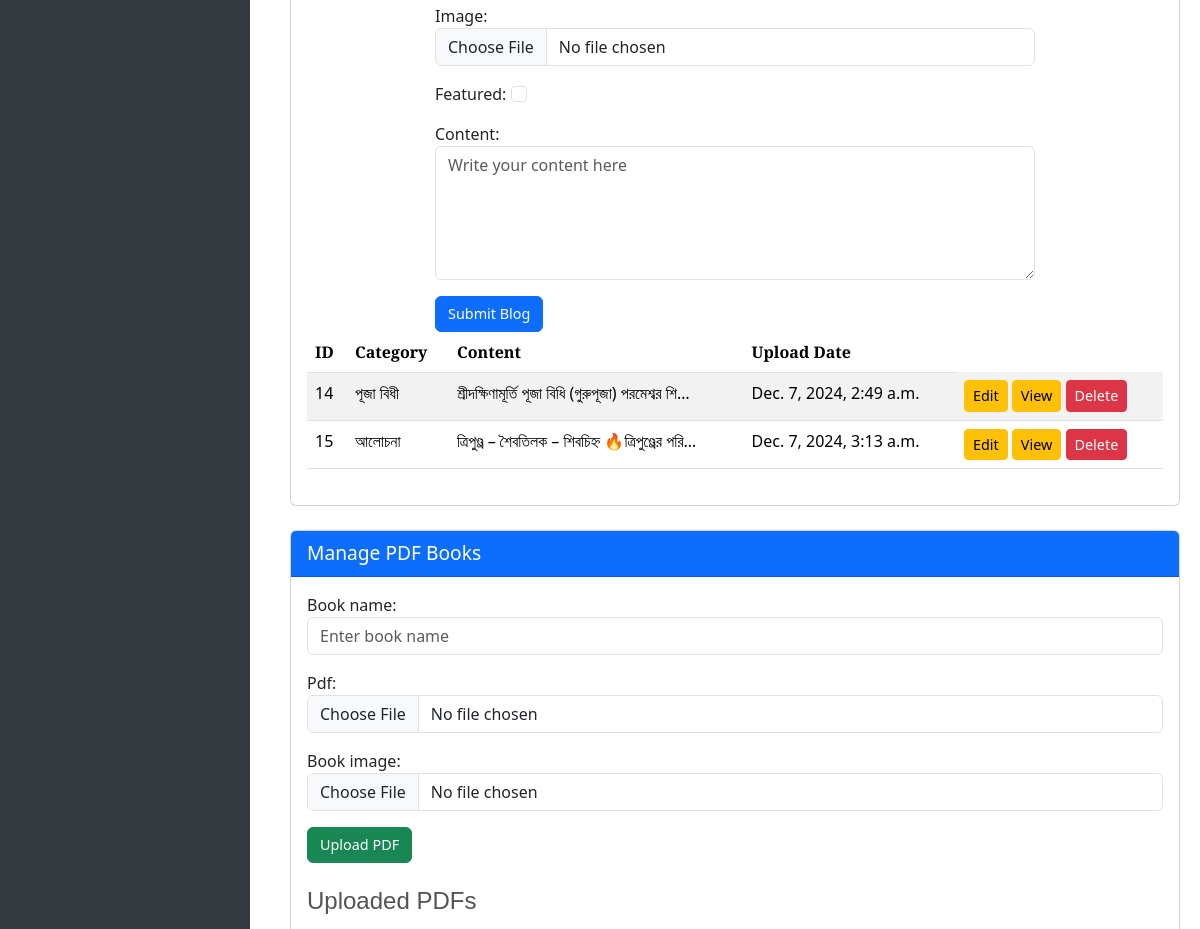
/account/dashboard/ (signed in, middle part), run on an earlier commit of the app's database.
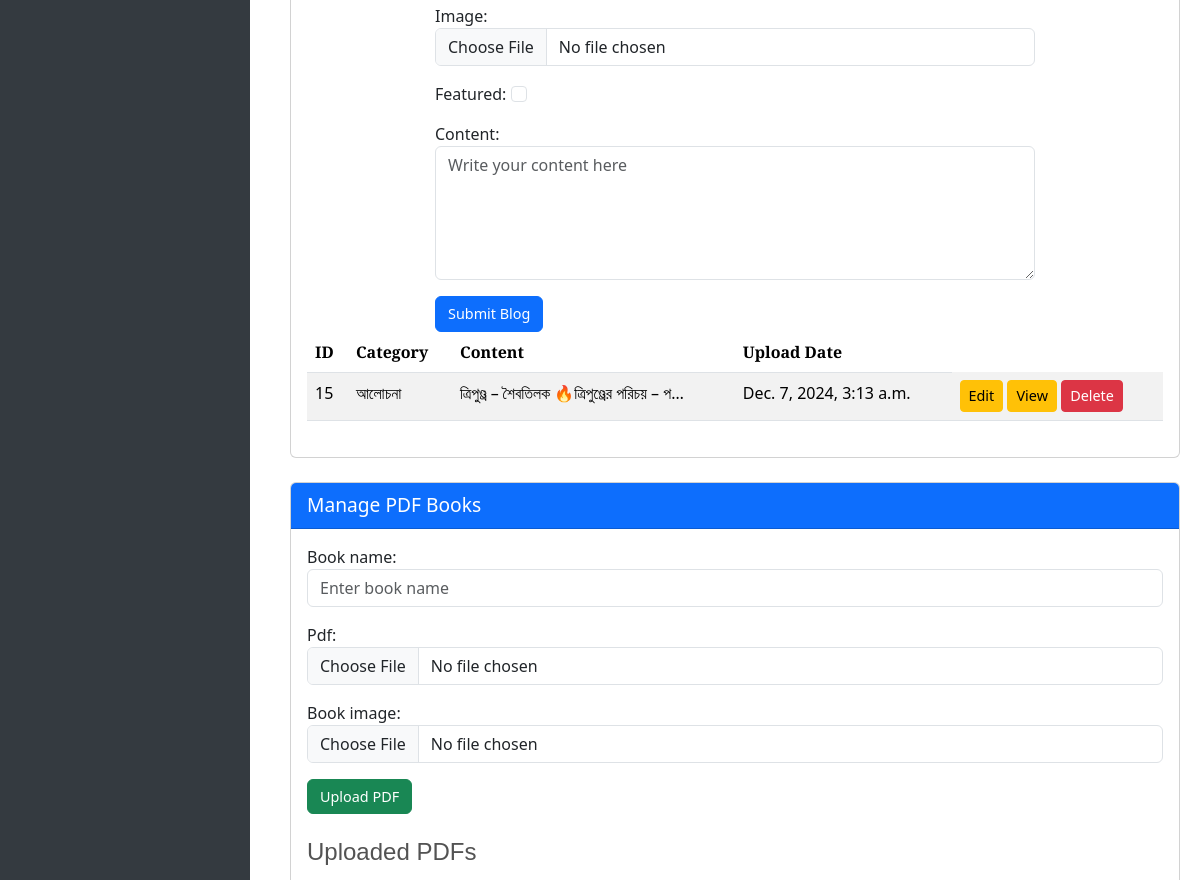
And on a later commit of the database.
### home/models.py (models this page shows, shortened)
class HomeBlog(models.Model):
    category = models.ForeignKey(Category, on_delete=models.CASCADE, related_name="blogs", verbose_name="Category")  # Blog category
    slug = models.SlugField(unique=True, verbose_name="Slug")  # URL-friendly slug for each blog
    published_date = models.DateTimeField(auto_now_add=True, verbose_name="Published Date")  # When the blog is published
    image = models.ImageField(upload_to='photos/blogs', blank=True, null=True, verbose_name="Image")  # Blog image
    is_featured = models.BooleanField(default=False, verbose_name="Featured")  # Whether the blog is featured
    content = models.TextField(verbose_name="Content")  # Full content of the blog post
    author = models.ForeignKey(settings.AUTH_USER_MODEL, on_delete=models.CASCADE, related_name="blogs", verbose_name="Author", default=1)
    class Meta:
        verbose_name = 'HomeBlog'
        verbose_name_plural = 'Home Blogs'

class Category(models.Model):
    name = models.CharField(max_length=100, unique=True, verbose_name="Category Name")
    slug = models.SlugField(unique=True, verbose_name="Slug")
    class Meta:
        verbose_name = "Category"
        verbose_name_plural = "Categories"
    def __str__(self):
        return self.name

### account/views.py (the view, shortened to what this page needs)
# urls.py: path('dashboard/', views.dashboard, name='dashboard'),
@login_required
@user_passes_test(is_admin, login_url='home')
def dashboard(request):
    blogs = HomeBlog.objects.filter(author=request.user)
    categories = Category.objects.all()
    books = Books.objects.all()
    form = Homeblogform()
    categoryform = CategoryForm()
    bookform = BookForm()
    context = {
        'blogs': blogs,
        'form': form,
        'categoryform': categoryform,
        'categories': categories,
        'bookform': bookform,
        'books': books
    }
    return render(request, 'account/dashboard.html', context)

### home/forms.py
class Homeblogform(forms.ModelForm):
    class Meta:
        model = HomeBlog
        fields = ['category', 'slug', 'image', 'is_featured', 'content']
        widgets = {
            'category': forms.Select(attrs={'class': 'form-control'}),
            'slug': forms.TextInput(attrs={'class': 'form-control', 'placeholder': 'Enter unique slug'}),
            'image': forms.FileInput(attrs={'class': 'form-control'}),
            'is_featured': forms.CheckboxInput(attrs={'class': 'form-check-input'}),
            'content': forms.Textarea(attrs={'class': 'form-control', 'rows': 5, 'placeholder': 'Write your content here'}),
        }

class CategoryForm(forms.ModelForm):
    class Meta:
        model = Category
        fields = ['name', 'slug',]
        widgets = {
            'name': forms.TextInput(attrs={'class': 'form-control', 'placeholder': 'Enter category name'}),
            'slug': forms.TextInput(attrs={'class': 'form-control', 'placeholder': 'Enter unique slug'}),
        }

### account/views.py (called while the page is built)
def is_admin(user):
    return user.is_staff

### templates/account/dashboard.html (shortened to what this page needs)
{% extends "base.html" %}
{% load static %}
{% block content %}
<div class="dashboard_sidebar">
</div>
<div class="dashboard_content">
    <div id="blogSection" class="card mb-4">
        <div class="card-body">
            <div class="form-section">
                <form id="addBlogForm" method='POST' enctype="multipart/form-data">
                    {{form.as_p}}
                    <button type="submit" name="create_blog" class="btn btn-primary">Submit Blog</button>
                </form>
            </div>
            <table class="table table-striped" id="blogTable">
                <thead>
                    <tr>
                        <th>ID</th>
                        <th>Category</th>
                        <th>Content</th>
                        <th>Upload Date</th>
                    </tr>
                </thead>
                <tbody>
                     {% for blog in blogs %}
                    <tr>
                        <td>{{blog.id}}</td>
                        <td>{{blog.category}}</td>
                        <td>{{blog.content|truncatechars:50}}</td>
                        <td>{{blog.published_date}}</td>
                        <td>
                            <a href="{% url "edit_post" blog.slug %}" class="btn btn-warning btn-sm" >Edit</a>
                            <a href="{% url 'single_blog' slug=blog.slug %}" class="btn btn-warning btn-sm">View</a>
                            <a href="{% url 'delete_blog' blog.slug %}" class="btn btn-danger btn-sm">Delete</a>
                        </td>
                    </tr>
                    {% endfor %}
                </tbody>
            </table>
        </div>
    </div>
    <div id="bookSection" class="card mt-4">
        <div class="card-header bg-primary text-white">Manage PDF Books</div>
        <div class="card-body">
            <form id="pdfUploadForm" enctype="multipart/form-data" method="POST">
                {{bookform.as_p}}
                <button type="submit" name="upload_pdf" class="btn btn-success">Upload PDF</button>
            </form>
            <h4 class="mt-4">Uploaded PDFs</h4>
        </div>
    </div>
</div>
{% endblock content %}

What changed in the data, as far as the page shows it:
removed HomeBlog: id "14", category "পূজা বিধী", content "শ্রীদক্ষিণামূর্তি পূজা বিধি (গুরুপূজা) পরমেশ্বর শি…", published_date "Dec. 7, 2024, 2:49 a.m."
changed HomeBlog "আলোচনা": content "ত্রিপুণ্ড্র – শৈবতিলক – শিবচিহ্ন 🔥ত্রিপুণ্ড্রের পরি…" → "ত্রিপুণ্ড্র – শৈবতিলক 🔥ত্রিপুণ্ড্রের পরিচয় – প…"
